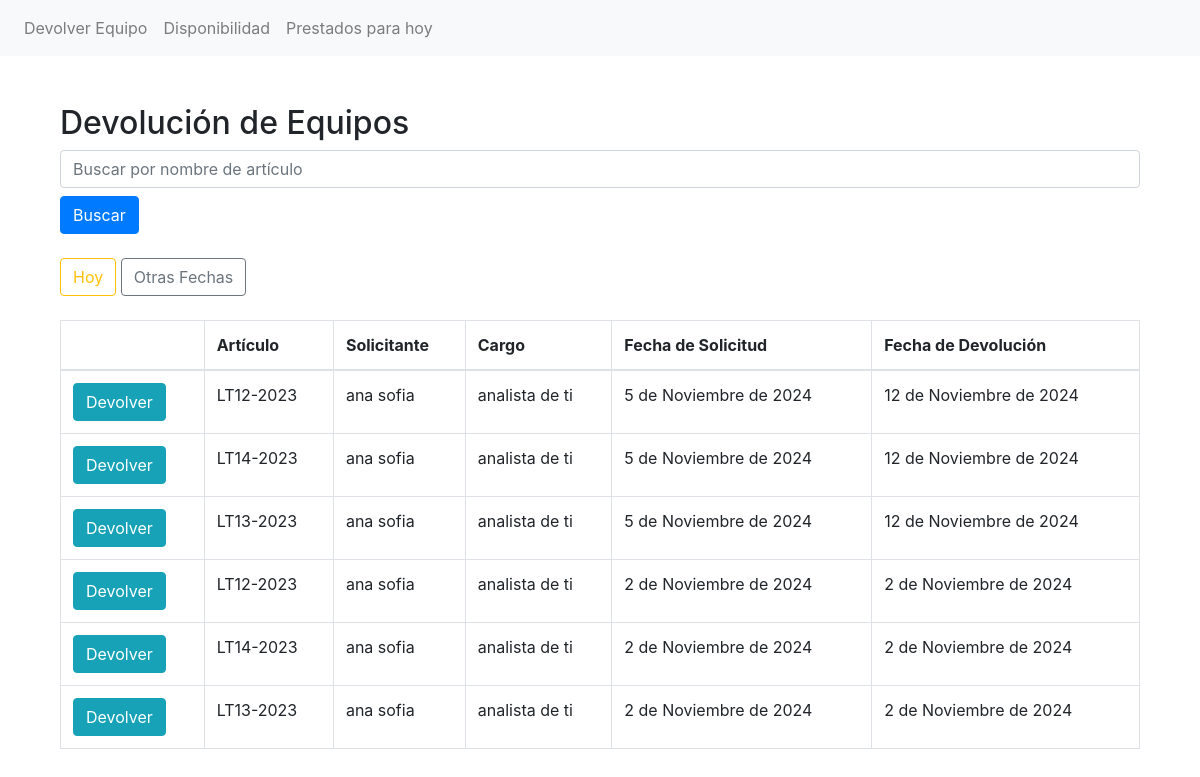
/devolver_articulo/ (signed in), run on an earlier commit of the app's database.
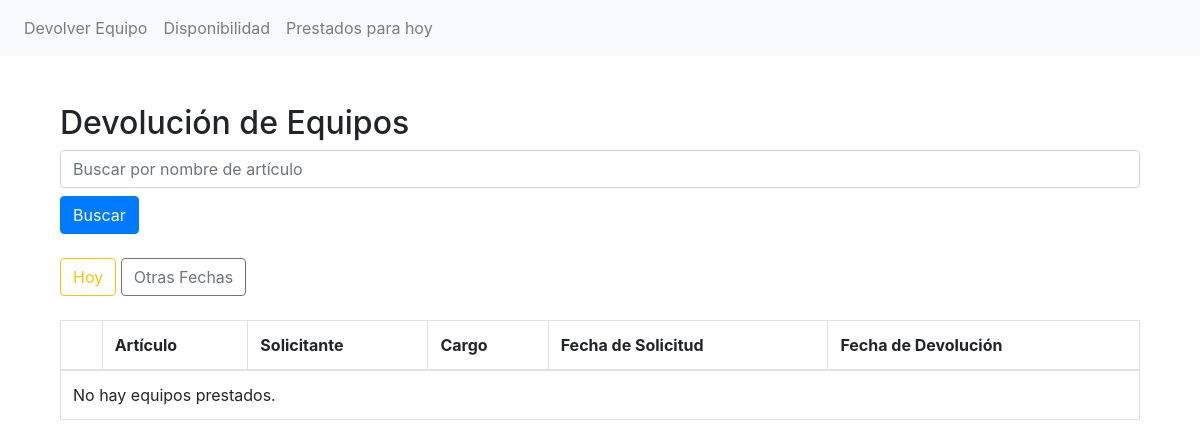
And on a later commit of the database.
### inventario/models.py (models this page shows, shortened)
class Prestamo(models.Model):
    articulo = models.ForeignKey(Articulo, on_delete=models.CASCADE)
    nombre_persona = models.CharField(max_length=100)
    cargo_persona = models.CharField(max_length=100)
    fecha_solicitud = models.DateField()
    fecha_devolucion = models.DateField()
    devuelto = models.BooleanField(default=False)  # Para marcar cuando el cliente devuelve el equipo
    entregado = models.BooleanField(default=False)  # Para marcar cuando el administrador entrega el equipo

class Articulo(models.Model):
    nombre = models.CharField(max_length=100)  # Por ejemplo, 'LT03-2018'
    observacion = models.TextField(blank=True, null=True)  # Campo de observación

### inventario/views.py (the view)
# urls.py: path('devolver_articulo/', views.devolver_articulo, name='devolver_articulo'),
@login_required
def devolver_articulo(request):
    prestamos = Prestamo.objects.filter(devuelto=False)  # Obtener préstamos no devueltos
    if request.method == 'GET':
        nombre_articulo = request.GET.get('nombre_articulo', '')
        if nombre_articulo:
            prestamos = prestamos.filter(articulo__nombre__icontains=nombre_articulo)  # Filtrar por nombre de artículo
        filtro = request.GET.get('filtro', '')
        hoy_utc = timezone.now()  # Obtiene la fecha y hora actual en UTC
        hoy_local = timezone.localtime(hoy_utc)  # Convierte a la hora local
        hoy_date = hoy_local.date()  # Obtiene solo la fecha
        if filtro == 'hoy':
            prestamos = prestamos.filter(fecha_devolucion=hoy_date)  # Filtrar por devoluciones de hoy
        elif filtro == 'otras':
            prestamos = prestamos.exclude(fecha_devolucion=hoy_date)  # Excluir devoluciones de hoy
    print(prestamos.query)  # Agrega esta línea para ver la consulta SQL generada
    return render(request, 'inventario/devolver_articulo.html', {'prestamos': prestamos})

### inventario/templates/inventario/devolver_articulo.html (shortened to what this page needs)
{% extends 'inventario/base.html' %}
{% block content %}
    <div class="container mt-5">
        <h2>Devolución de Equipos</h2>
        <form method="GET" action="{% url 'devolver_articulo' %}" class="mb-4">
            <input type="text" name="nombre_articulo" placeholder="Buscar por nombre de artículo" class="form-control" />
            <button type="submit" class="btn btn-primary mt-2">Buscar</button>
        </form>
        <div class="mb-4">
            <a href="{% url 'devolver_articulo' %}?filtro=hoy" class="btn {% if filtro == 'hoy' %}btn-warning{% else %}btn-outline-warning{% endif %}">Hoy</a>
            <a href="{% url 'devolver_articulo' %}?filtro=otras" class="btn {% if filtro == 'otras' %}btn-secondary{% else %}btn-outline-secondary{% endif %}">Otras Fechas</a>
        </div>
        <form method="POST" action="">
            <table class="table table-bordered">
                <thead>
                    <tr>
                        <th></th>
                        <th>Artículo</th>
                        <th>Solicitante</th>
                        <th>Cargo</th>
                        <th>Fecha de Solicitud</th>
                        <th>Fecha de Devolución</th>
                    </tr>
                </thead>
                <tbody>
                    {% for prestamo in prestamos %}
                    <tr>
                        <td>
                            <a href="{% url 'confirmar_devolucion' prestamo.id %}" class="btn btn-info">Devolver</a>
                        </td>
                        <td>{{ prestamo.articulo.nombre }}</td>
                        <td>{{ prestamo.nombre_persona }}</td>
                        <td>{{ prestamo.cargo_persona }}</td>
                        <td>{{ prestamo.fecha_solicitud }}</td>
                        <td>{{ prestamo.fecha_devolucion }}</td>
                    </tr>
                    {% empty %}
                    <tr>
                        <td colspan="6">No hay equipos prestados.</td>
                    </tr>
                    {% endfor %}
                </tbody>
            </table>
        </form>
    </div>
{% endblock %}

### inventario/templates/inventario/base.html (shortened to what this page needs)
<!DOCTYPE html>
<html lang="en">
<head>
    <link rel="stylesheet" href="https://maxcdn.bootstrapcdn.com/bootstrap/4.5.2/css/bootstrap.min.css">
</head>
<body>
    <nav class="navbar navbar-expand-lg navbar-light bg-light">
        <div class="collapse navbar-collapse" id="navbarNav">
            <ul class="navbar-nav">
                <li class="nav-item">
                    <a class="nav-link" href="{% url 'devolver_articulo' %}">Devolver Equipo</a>
                </li>
                <li class="nav-item">
                    <a class="nav-link" href="{% url 'disponibilidad' %}">Disponibilidad</a>
                </li>
                <li class="nav-item">
                    <a class="nav-link" href="{% url 'equipos_a_entregar_hoy' %}">Prestados para hoy</a>
                </li>
            </ul>
        </div>
    </nav>
    <div class="container mt-5">
        {% block content %}
        {% endblock %}
    </div>
</body>
</html>

What changed in the data, as far as the page shows it:
removed Prestamo: articulo.nombre "LT12-2023", nombre_persona "ana sofia", cargo_persona "analista de ti", fecha_solicitud "5 de Noviembre de 2024", fecha_devolucion "12 de Noviembre de 2024"
removed Prestamo: articulo.nombre "LT14-2023", nombre_persona "ana sofia", cargo_persona "analista de ti", fecha_solicitud "5 de Noviembre de 2024", fecha_devolucion "12 de Noviembre de 2024"
removed Prestamo: articulo.nombre "LT13-2023", nombre_persona "ana sofia", cargo_persona "analista de ti", fecha_solicitud "5 de Noviembre de 2024", fecha_devolucion "12 de Noviembre de 2024"
removed Prestamo: articulo.nombre "LT12-2023", nombre_persona "ana sofia", cargo_persona "analista de ti", fecha_solicitud "2 de Noviembre de 2024", fecha_devolucion "2 de Noviembre de 2024"
removed Prestamo: articulo.nombre "LT14-2023", nombre_persona "ana sofia", cargo_persona "analista de ti", fecha_solicitud "2 de Noviembre de 2024", fecha_devolucion "2 de Noviembre de 2024"
removed Prestamo: articulo.nombre "LT13-2023", nombre_persona "ana sofia", cargo_persona "analista de ti", fecha_solicitud "2 de Noviembre de 2024", fecha_devolucion "2 de Noviembre de 2024"
Also different on the page:
text now shown: "No hay equipos prestados."
